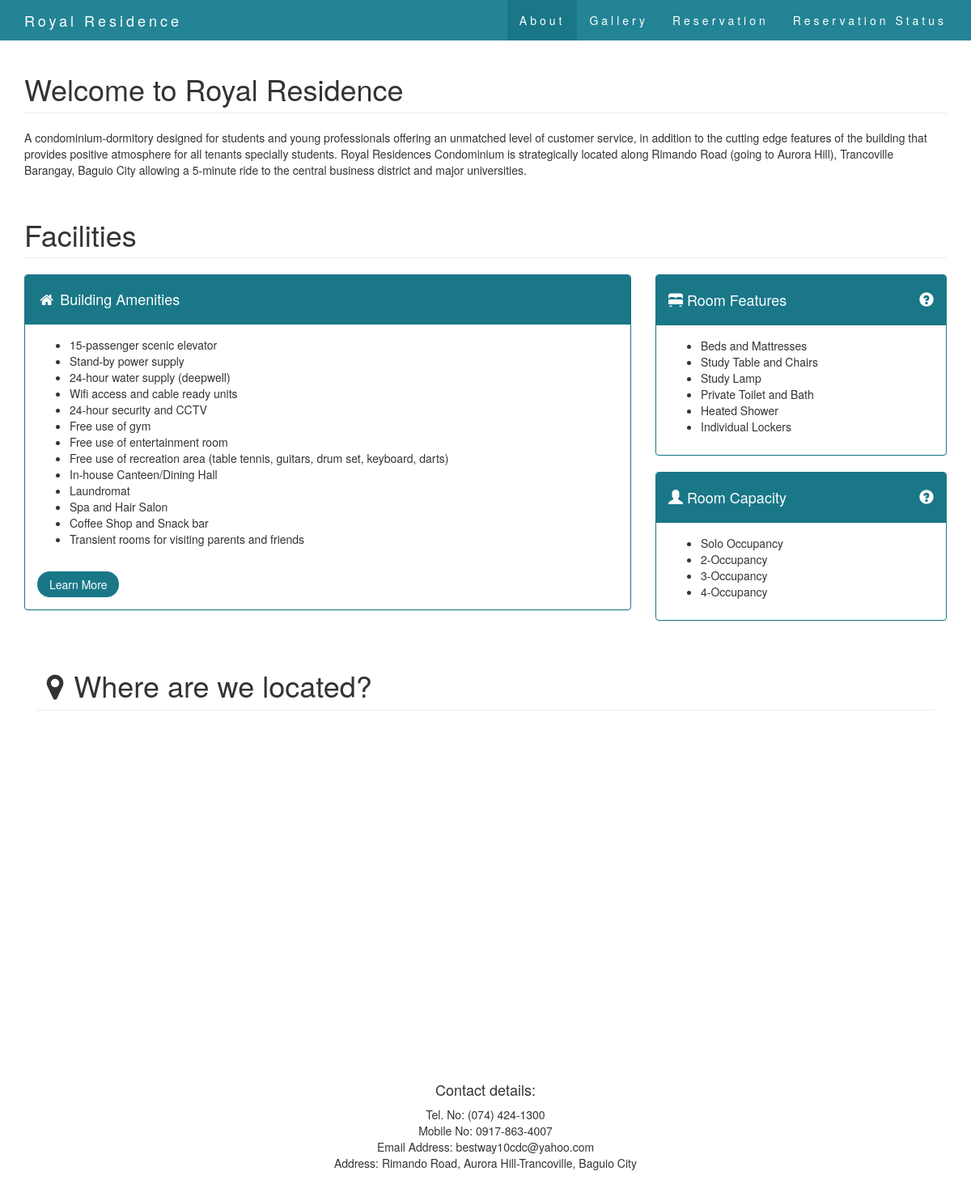
Before: / with the older database file.
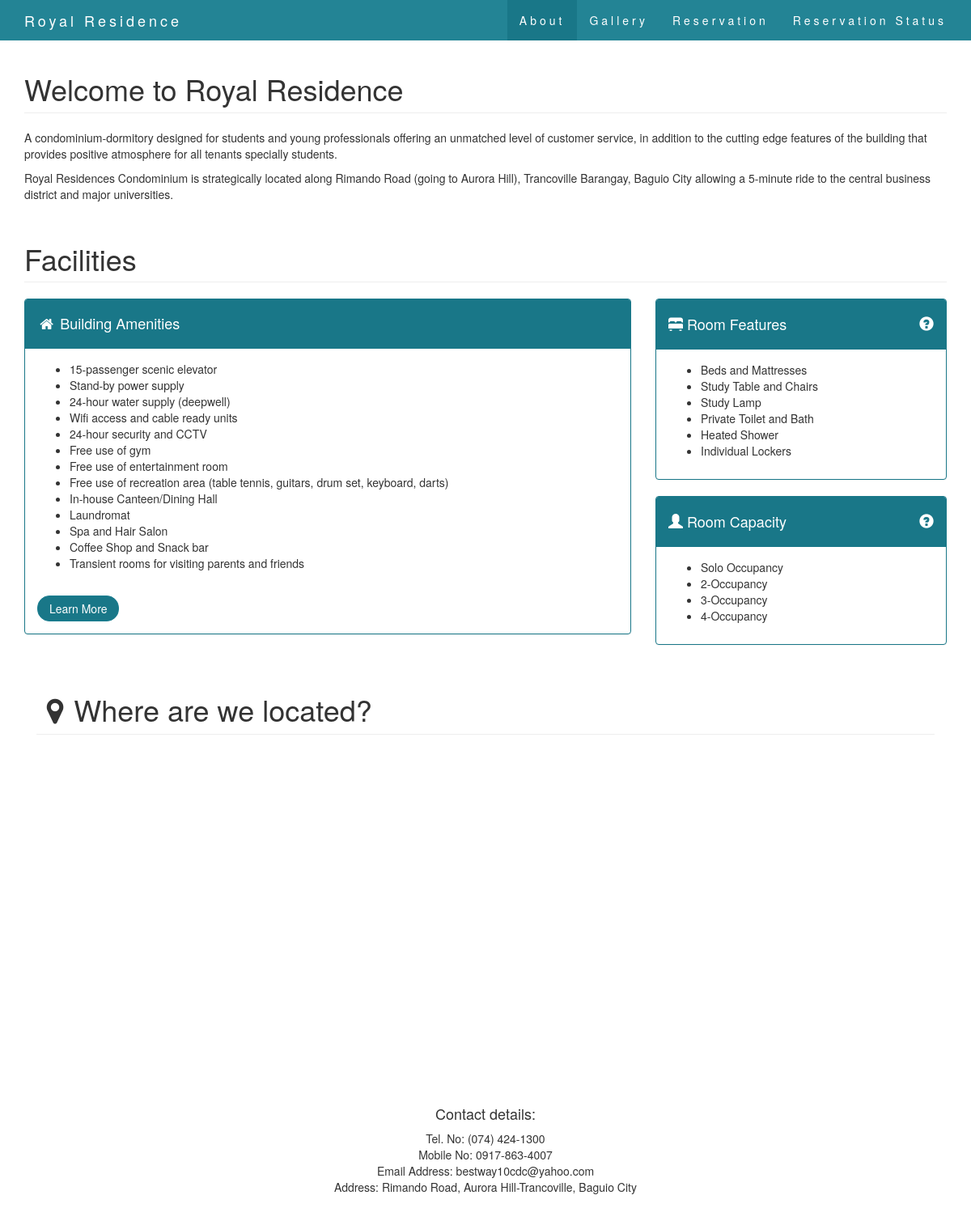
After: the same page with the newer database file.
### tables this page shows
CREATE TABLE `aboutus_content` (
  `aboutUs` text NOT NULL,
  `aboutUsID` int(10) NOT NULL
);

CREATE TABLE `aboutus_amenities` (
  `amenitiesID` int(10) NOT NULL,
  `amenities` varchar(255) NOT NULL
);

CREATE TABLE `aboutus_roomfeatures` (
  `featureID` int(11) NOT NULL,
  `feature` varchar(255) NOT NULL
);

CREATE TABLE `aboutus_roomcapacities` (
  `roomCapacityID` int(10) NOT NULL,
  `roomCapacity` varchar(255) NOT NULL
);

### index.php (the view, shortened to what this page needs)
<?php
$dbc = mysqli_connect("localhost", "root", "", "royaldb");
$amenitiesQuery = mysqli_query($dbc,"SELECT * FROM aboutus_amenities");
$aboutUsQuery = mysqli_query($dbc,"SELECT * FROM aboutus_content");
$roomFeatureQuery = mysqli_query($dbc,"SELECT * FROM aboutus_roomfeatures");
$roomCapacityQuery = mysqli_query($dbc,"SELECT * FROM aboutus_roomcapacities");
?>
<!DOCTYPE html>
<html lang="en">
<head>
    <link href="css/bootstrap.min.css" rel="stylesheet">
    <link href="css/modern-business.css" rel="stylesheet">
    <link href="font-awesome/css/font-awesome.min.css" rel="stylesheet" type="text/css">
</head>
<body id="myPage" data-spy="scroll" data-target=".navbar" data-offset="60">
    <nav class="navbar navbar-default navbar-fixed-top" role="navigation">
        <div class="container">
            <div class="navbar-header">
                <a class="navbar-brand" href="index.html">Royal Residence</a>
            </div>
            <div class="collapse navbar-collapse" id="bs-example-navbar-collapse-1">
                <ul class="nav navbar-nav navbar-right">
                    <li class ="active"><a href="index.php">About</a></li>
                    <li><a href="gallery.php">Gallery</a></li>
                    <li><a href="reg_1_solo_group.php">Reservation</a></li>
                    <li><a href="reservationStatus.php">Reservation Status</a></li>
                </ul>
            </div>
        </div>
    </nav>
    <div class="container">
        <div class="row">
            <div class="col-lg-12">
                <h1 class="page-header">
                    Welcome to Royal Residence
                </h1>
            </div>
            <div class = "container-fluid">
                    <?php
                             if ($aboutUsQuery) {
                                       while ($row = mysqli_fetch_array($aboutUsQuery,MYSQL_ASSOC)) {
                                                            $printAboutUs  = $row['aboutUs'];
                                                            echo ("<p> $printAboutUs </p>");
                                                        }
                                          }
                       ?>
            </div>
            <div class="col-lg-12">
                <h1 class="page-header">
                    Facilities
                </h1>
            </div>
            <div class="col-md-8">
                <div class="panel panel-primary">
                    <div class="panel-heading">
                        <h4><i class="fa fa-fw fa-home"></i> Building Amenities</h4>
                    </div>
                    <div class="panel-body">
                    <ul>
                          <?php
                             if ($amenitiesQuery) {
                                       while ($row = mysqli_fetch_array($amenitiesQuery,MYSQL_ASSOC)) {
                                                            $printAmenities  = $row['amenities'];
                                                             echo("<li>$printAmenities</li>");
                                                        }
                                                    }
                       ?>
                    </ul>
                        <br />
                        <a href="gallery.php" class="btn btn-default">Learn More</a>
                    </div>
                </div>
            </div>
            <div class="col-md-4">
                <div class="panel panel-primary">
                    <div class="panel-heading">
                        <h4><i class="glyphicon glyphicon-bed"></i> Room Features
                            <i class="pull-right" data-toggle="modal" data-target=".bs-example1-modal-lg">
                                <span class="glyphicon glyphicon-question-sign" data-toggle="popover" data-trigger="hover" data-content="Click for images" data-placement="top"></span>
                            </i>
                        </h4>
                    </div>
                    <div class="panel-body">
                     <ul>
                       <?php
                             if ($roomFeatureQuery) {
                                       while ($row = mysqli_fetch_array($roomFeatureQuery,MYSQL_ASSOC)) {
                                                            $printRoomFeatures  = $row['feature'];
                                                             echo("<li>$printRoomFeatures</li>");
                                                        }
                                                    }
                       ?>
                    </ul>
                    </div>
                </div>
            </div>
            <div class="col-md-4">
                <div class="panel panel-primary">
                    <div class="panel-heading">
                        <h4>
                            <i class="glyphicon glyphicon-user"></i> Room Capacity
                            <i class="pull-right" data-toggle="modal" data-target=".bs-example-modal-lg">
                            <span class="glyphicon glyphicon-question-sign" data-toggle="popover" data-trigger="hover" data-content="Click for images" data-placement="top"></span>
                            </i>
                        </h4>
                    </div>
                    <div class="panel-body">
                        <ul>
                            <?php
                             if ($roomCapacityQuery) {
                                       while ($row = mysqli_fetch_array($roomCapacityQuery,MYSQL_ASSOC)) {
                                                            $printRoomCapacity  = $row['roomCapacity'];
                                                             echo("<li>$printRoomCapacity</li>");
                                                        }
                                                    }
                       ?>
                        </ul>
                    </div>
                </div>
            </div>
        </div>
        <div class="col-lg-12">
            <h1 class="page-header">
                <i class="fa fa-fw fa-map-marker"></i>Where are we located?
            </h1>
        </div>
        <div id="googleMap" style="height:500px;width:90%;" class ="container-fluid slideanim" ></div>
        <footer class ="container-fluid text-center">
            <div class="row">
            <h4>Contact details:</h4>
            <ul class="list-unstyled">
              <li>Tel. No: (074) 424-1300</li>
              <li>Mobile No: 0917-863-4007</li>
              <li>Email Address: bestway10cdc@yahoo.com</li>
              <li>Address: Rimando Road, Aurora Hill-Trancoville, Baguio City</li>
            </ul>
            </div>
        </footer>
    </div>
</body>
</html>

### css/modern-business.css (style rules this page uses)
html, body { height: 100%; }
body { padding-top: 50px; }
footer { margin: 40px 0; }
.navbar { margin-bottom: 0; background-color: rgba(27, 127, 145, 0.96); z-index: 9999; border: 0; font-size: 14px !important; line-height: 1.42857143 !important; letter-spacing: 4px; border-radius: 0; }
.navbar li a, .navbar .navbar-brand { color: #ffffff !important; }
.navbar-nav li a:hover, .navbar-nav li.active a { color: #ffffff !important; background-color: rgb(25, 119, 136) !important; }

Changed rows visible on the page:
changed aboutus_content: aboutUs "…all tenants specially students. Royal Residences Condominium is strategically located along Rimando Road (going to Aurora Hill), Trancoville Barangay, Baguio City allowing a 5-minute ride to the central business district and major universities." → "…all tenants specially students."
added aboutus_content: aboutUs "Royal Residences Condominium is strategically located along Rimando Road (going to Aurora Hill), Trancoville Barangay, Baguio City allowing a 5-minute ride to the central business district and major universities."
